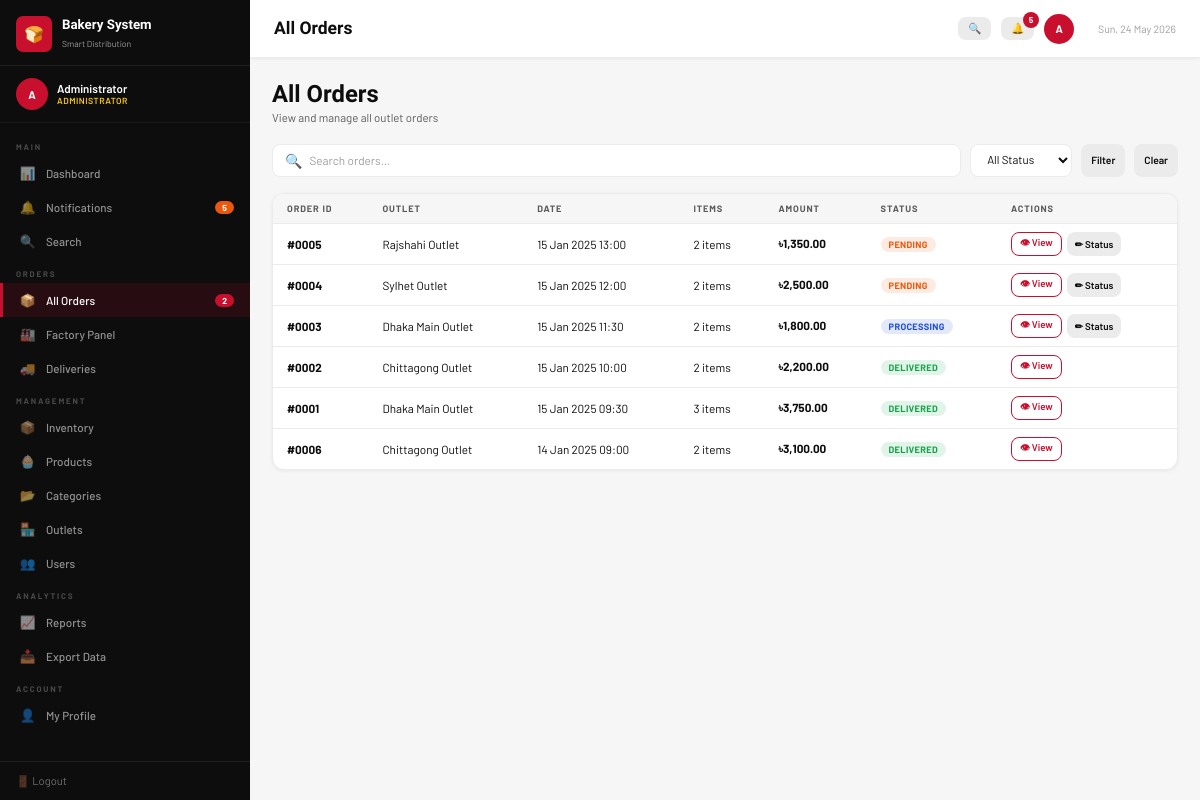
Screenshot of /orders.php (signed in) with the database file from the repository.
### tables this page shows
CREATE TABLE orders (
    id INT AUTO_INCREMENT PRIMARY KEY,
    outlet_id INT NOT NULL,
    placed_by INT,                     
    status ENUM('pending','processing','ready','delivered','cancelled') DEFAULT 'pending',
    notes TEXT,
    total DECIMAL(10,2) DEFAULT 0,
    created_at DATETIME DEFAULT CURRENT_TIMESTAMP
);

CREATE TABLE outlets (
    id INT AUTO_INCREMENT PRIMARY KEY,
    name VARCHAR(100) NOT NULL,
    address VARCHAR(255),
    phone VARCHAR(20),
    manager_id INT,                    
    active TINYINT(1) DEFAULT 1,
    created_at DATETIME DEFAULT CURRENT_TIMESTAMP
);

### orders.php (the view, shortened to what this page needs)
<?php
require_once 'config.php';
$where = "1=1";
$orders = $conn->query("
    SELECT o.*, outlet.name AS outlet_name,
           (SELECT COUNT(*) FROM order_items WHERE order_id=o.id) AS item_count
    FROM orders o
    JOIN outlets outlet ON o.outlet_id=outlet.id
    WHERE $where
    ORDER BY o.created_at DESC
");
include 'includes/header.php';
?>
<div class="ph">
  <div><h1>All Orders</h1><p>View and manage all outlet orders</p></div>
</div>
<div class="tb">
  <form method="GET" style="display:flex;gap:9px;flex:1;flex-wrap:wrap">
    <div class="sw-input">
      <span>🔍</span>
      <input type="text" name="search" placeholder="Search orders…" value="<?= htmlspecialchars($_GET['search'] ?? '') ?>">
    </div>
    <select class="fsel" name="status" onchange="this.form.submit()">
      <option value="">All Status</option>
    </select>
    <button type="submit" class="btn btn-s sm">Filter</button>
    <a href="orders.php" class="btn btn-s sm">Clear</a>
  </form>
</div>
<div class="card">
  <div class="tw">
    <table>
      <thead>
        <tr><th>Order ID</th><th>Outlet</th><th>Date</th><th>Items</th><th>Amount</th><th>Status</th><th>Actions</th></tr>
      </thead>
      <tbody>
        <?php if ($orders->num_rows > 0):
          while ($o = $orders->fetch_assoc()): ?>
        <tr>
          <td><strong><?= oid($o['id']) ?></strong></td>
          <td><?= htmlspecialchars($o['outlet_name']) ?></td>
          <td><?= date('d M Y H:i', strtotime($o['created_at'])) ?></td>
          <td><?= $o['item_count'] ?> items</td>
          <td><strong><?= tk($o['total']) ?></strong></td>
          <td><?= statusBadge($o['status']) ?></td>
          <td style="display:flex;gap:5px;flex-wrap:wrap;padding:8px 14px">
            <a href="order_detail.php?id=<?= $o['id'] ?>&back=orders" class="btn btn-o xs">👁 View</a>
            <?php if (!in_array($o['status'], ['delivered','cancelled'])): ?>
            <button class="btn xs btn-s" onclick="openStatusModal(<?= $o['id'] ?>, '<?= $o['status'] ?>')">✏ Status</button>
            <?php endif; ?>
          </td>
        </tr>
        <?php endwhile; else: ?>
        <tr><td colspan="7"><div class="es"><div class="ei">📭</div><p>No orders found.</p></div></td></tr>
        <?php endif; ?>
      </tbody>
    </table>
  </div>
</div>
<?php include 'includes/footer.php'; ?>

### config.php (shortened to what this page needs)
<?php
function tk($amount) {
    return '৳' . number_format($amount, 2);
}
function oid($id) {
    return '#' . str_pad($id, 4, '0', STR_PAD_LEFT);
}
function statusBadge($status) {
    $classes = [
        'pending'    => 'b-pend',
        'processing' => 'b-proc',
        'ready'      => 'b-ready',
        'delivered'  => 'b-deliv',
        'cancelled'  => 'b-canc',
        'assigned'   => 'b-proc',
        'in_transit' => 'b-ready',
        'failed'     => 'b-canc',
    ];
    $class = $classes[$status] ?? 'b-pend';
    $label = ucwords(str_replace('_', ' ', $status));
    return "<span class='badge $class'>$label</span>";
}
?>

### style.css (style rules this page uses)
:root { --red: #C8102E; --red2: #9B0B22; --black: #0D0D0D; --dark: #1A1A1A; --gold: #F5C518; --white: #fff; --g100: #F6F6F6; --g200: #EBEBEB; --g300: #D4D4D4; --g400: #9E9E9E; --g600: #5A5A5A; --green: #16A34A; --orange: #EA580C; --blue: #1D4ED8; --sw: 250px; --hh: 58px; --r: 8px; }
*, *::before, *::after { box-sizing: border-box; margin: 0; padding: 0; }
html { font-size: 14px; }
body { font-family: 'Barlow', sans-serif; background: var(--g100); color: var(--black); min-height: 100vh; }
h1,h2,h3,h4 { font-family: 'Barlow Condensed', sans-serif; font-weight: 700; line-height: 1.2; }
a { color: var(--red); text-decoration: none; }
.card { background:#fff; border-radius:12px; border:1px solid var(--g200); box-shadow:0 1px 4px rgba(0,0,0,.06); overflow:hidden; margin-bottom:18px; }
.tw { overflow-x:auto; }
table { width:100%; border-collapse:collapse; font-size:.84rem; }
thead th { background:var(--g100); color:var(--g600); font-size:.66rem; font-weight:700; letter-spacing:.9px; text-transform:uppercase; padding:9px 14px; text-align:left; white-space:nowrap; border-bottom:1px solid var(--g200); }
tbody tr { border-bottom:1px solid var(--g200); transition:.1s; }
tbody tr:last-child { border-bottom:none; }
tbody td { padding:10px 14px; vertical-align:middle; }
.badge { display:inline-block; padding:2px 8px; border-radius:20px; font-size:.66rem; font-weight:700; letter-spacing:.3px; text-transform:uppercase; white-space:nowrap; }
.b-pend { background:rgba(234,88,12,.12); color:var(--orange); }
.b-proc { background:rgba(29,78,216,.12); color:var(--blue); }
.b-deliv { background:rgba(22,163,74,.12); color:var(--green); }
.btn { display:inline-flex; align-items:center; gap:5px; padding:7px 14px; border-radius:var(--r); font-family:'Barlow',sans-serif; font-size:.8rem; font-weight:600; cursor:pointer; border:none; transition:.15s; white-space:nowrap; text-decoration:none; }
.btn-s { background:var(--g200); color:var(--black); }
.btn-o { background:transparent; border:1.5px solid var(--red); color:var(--red); }
.sm { padding:5px 10px; font-size:.74rem; }
.xs { padding:3px 8px; font-size:.7rem; }
.tb { display:flex; align-items:center; gap:9px; margin-bottom:16px; flex-wrap:wrap; }
.sw-input { display:flex; align-items:center; gap:7px; background:#fff; border:1.5px solid var(--g200); border-radius:var(--r); padding:7px 12px; flex:1; min-width:160px; }
.sw-input input { border:none; outline:none; font-family:'Barlow',sans-serif; font-size:.84rem; background:transparent; width:100%; color:var(--black); }
.sw-input input::placeholder { color:var(--g400); }
.fsel { border:1.5px solid var(--g200); border-radius:var(--r); padding:7px 12px; font-family:'Barlow',sans-serif; font-size:.82rem; color:var(--black); background:#fff; cursor:pointer; }
.ph { display:flex; align-items:flex-start; justify-content:space-between; margin-bottom:20px; gap:13px; flex-wrap:wrap; }
.ph h1 { font-size:1.7rem; }
.ph p { color:var(--g600); font-size:.82rem; margin-top:2px; }

### rows the page displays
orders: id "#0005", outlet.name "Rajshahi Outlet", created_at "15 Jan 2025 13:00", item_count "2", total "৳1,350.00", status "PENDING"
orders: id "#0004", outlet.name "Sylhet Outlet", created_at "15 Jan 2025 12:00", item_count "2", total "৳2,500.00", status "PENDING"
orders: id "#0003", outlet.name "Dhaka Main Outlet", created_at "15 Jan 2025 11:30", item_count "2", total "৳1,800.00", status "PROCESSING"
orders: id "#0002", outlet.name "Chittagong Outlet", created_at "15 Jan 2025 10:00", item_count "2", total "৳2,200.00", status "DELIVERED"
orders: id "#0001", outlet.name "Dhaka Main Outlet", created_at "15 Jan 2025 09:30", item_count "3", total "৳3,750.00", status "DELIVERED"
orders: id "#0006", outlet.name "Chittagong Outlet", created_at "14 Jan 2025 09:00", item_count "2", total "৳3,100.00", status "DELIVERED"

### other values shown
$initials "A"
$user_name "Administrator"
$role_label "ADMINISTRATOR"
$section_name "MAIN"
$icon "📊"
$label "Dashboard"
$icon "🔔"
$label "Notifications"
$notif_count "5"
$icon "🔍"
$label "Search"
$section_name "ORDERS"
$icon "📦"
$label "All Orders"
$pending_count "2"
